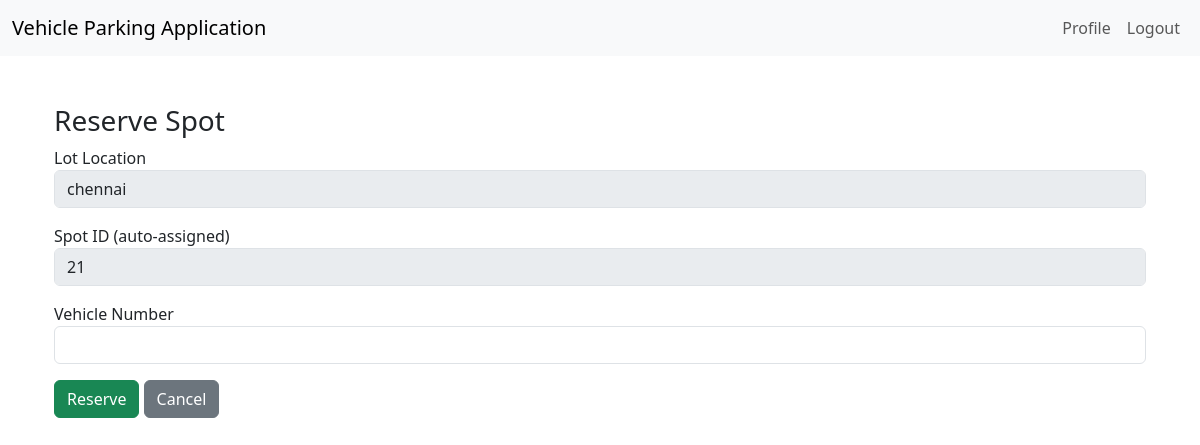
Before: /user/book/2 (signed in) with the older database file.
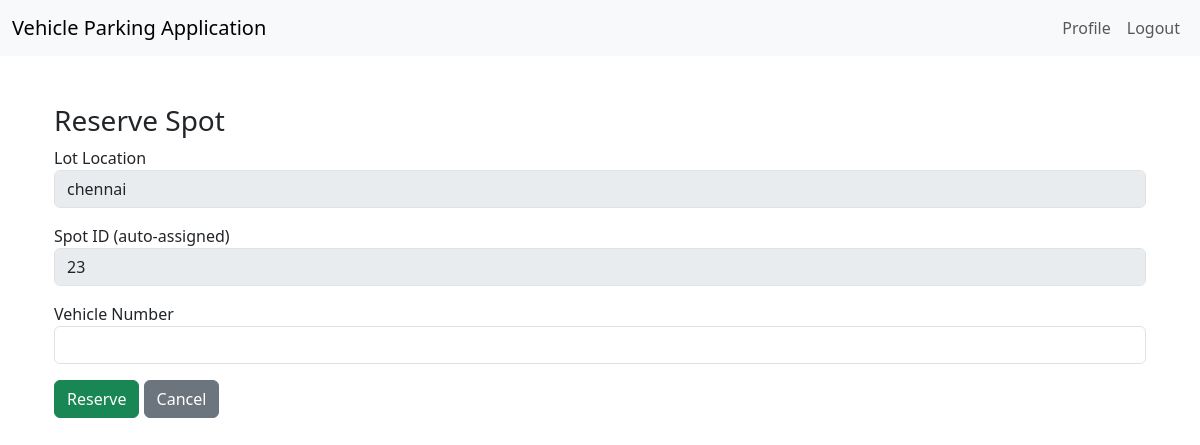
After: the same page with the newer database file.
### applications/models.py (models this page shows)
class Parking_spot(db.Model):
    __tablename__ = "Parking_spot"
    id = db.Column(db.Integer, autoincrement = True, primary_key = True )
    parking_lot_id = db.Column(db.Integer, db.ForeignKey("Parking_lot.id"), nullable = False )
    is_booked = db.Column(db.Boolean, default=False)
    additional_info = db.Column(db.String(64), nullable=True)
    parking_lot = db.relationship("Parking_lot", backref=db.backref("parking_spots", lazy=True, cascade ="all, delete"))

### applications/routes.py (the view)
@app.route('/user/book/<int:lot_id>')
def reserve_spot(lot_id):
    if 'user_id' not in session:
        flash('Please log in first.', 'warning')
        return redirect(url_for('login'))
    lot = Parking_lot.query.get_or_404(lot_id)
    spot = Parking_spot.query.filter_by(parking_lot_id=lot_id, is_booked=False).filter(
        (Parking_spot.additional_info != 'Unavailable') | (Parking_spot.additional_info.is_(None))
    ).first()
    if not spot:
        flash('No available spots.', 'danger')
        return redirect(url_for('user_dashboard'))
    return render_template('user/reserve_form.html', lot=lot, spot=spot, user_id=session['user_id'])

### templates/user/reserve_form.html (shortened to what this page needs)
{% extends 'base.html' %}
{% block content %}
<div class="container mt-5">
  <h3>Reserve Spot</h3>
  <form method="POST" action="{{ url_for('confirm_reservation') }}">
    <div class="mb-3">
      <label>Lot Location</label>
      <input type="text" class="form-control" value="{{ lot.location }}" disabled>
    </div>
    <div class="mb-3">
      <label>Spot ID (auto-assigned)</label>
      <input type="text" class="form-control" value="{{ spot.id }}" disabled>
    </div>
    <div class="mb-3">
      <label>Vehicle Number</label>
      <input type="text" name="vehicle_number" class="form-control" required>
    </div>
    <button type="submit" class="btn btn-success">Reserve</button>
    <a href="{{ url_for('user_dashboard') }}" class="btn btn-secondary">Cancel</a>
  </form>
</div>
{% endblock %}

Changed rows visible on the page:
no longer on this page (row edited): Parking_spot: id "21"
now on this page (row unchanged): Parking_spot: id "23"
